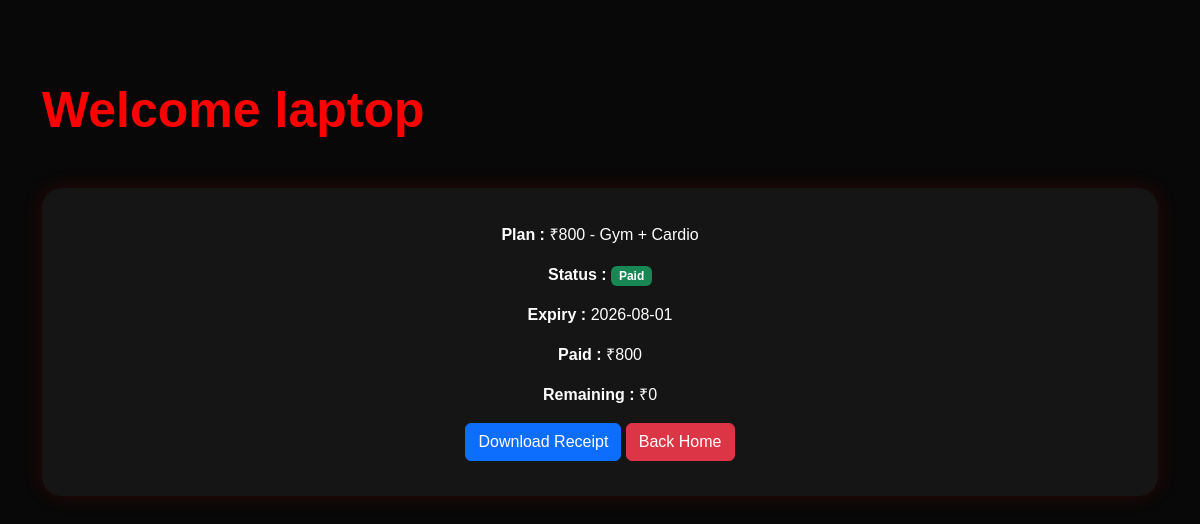
The app's page /member-dashboard/1, older data.
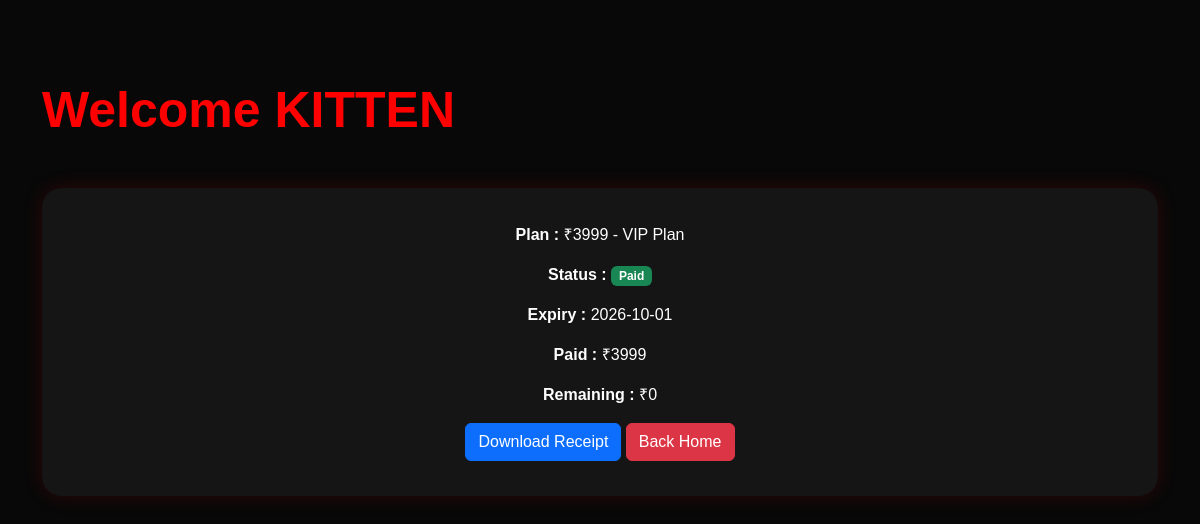
The same page, newer data.
### app.py (models this page shows)
class Member(db.Model):
    id = db.Column(db.Integer, primary_key=True)
    gym_number = db.Column(db.Integer, unique=True)
    name = db.Column(db.String(100))
    phone = db.Column(db.String(20))
    age = db.Column(db.Integer)
    plan = db.Column(db.String(100))
    goal = db.Column(db.String(100))
    join_date = db.Column(db.Date, default=date.today)
    expiry_date = db.Column(db.Date)
    payment_status = db.Column(db.String(20), default="Pending")
    paid_amount = db.Column(db.Integer, default=0)
    remaining_amount = db.Column(db.Integer, default=0)
    cash_paid = db.Column(db.Integer, default=0)
    online_paid = db.Column(db.Integer, default=0)
    is_active = db.Column(db.Boolean, default=True)

### app.py (the view)
@app.route("/member-dashboard/<int:id>")
def member_dashboard(id):
    member = Member.query.get_or_404(id)
    return render_template("member-dashboard.html", member=member)

### templates/member-dashboard.html (shortened to what this page needs)
<!DOCTYPE html>
<html>
<head>
<link href="https://cdn.jsdelivr.net/npm/bootstrap@5.3.3/dist/css/bootstrap.min.css"
rel="stylesheet">
<link rel="stylesheet"
href="{{ url_for('static', filename='css/style.css') }}">
</head>
<body>
<section class="dashboard-section">
<div class="container">
<h2 class="section-title">
Welcome {{ member.name }}
</h2>
<div class="dashboard-card mt-5">
<p>
<strong>Plan :</strong>
{{ member.plan }}
</p>
<p>
<strong>Status :</strong>
{% if member.payment_status == "Paid" %}
<span class="badge bg-success">Paid</span>
{% elif member.payment_status == "Partial" %}
<span class="badge bg-info text-dark">Partial</span>
{% else %}
<span class="badge bg-warning text-dark">Pending</span>
{% endif %}
</p>
<p>
<strong>Expiry :</strong>
{{ member.expiry_date }}
</p>
<p>
<strong>Paid :</strong>
₹{{ member.paid_amount }}
</p>
<p>
<strong>Remaining :</strong>
₹{{ member.remaining_amount }}
</p>
{% if member.payment_status != "Paid" %}
<form action="{{ url_for('pay_partial', id=member.id) }}"
      method="POST"
      class="mt-3">
    <input type="number"
           name="amount"
           min="1"
           max="{{ member.remaining_amount }}"
           class="form-control mb-3"
           placeholder="Enter Amount"
           required>
    <button class="btn btn-success w-100">
        Pay ₹{{ member.remaining_amount }}
    </button>
</form>
{% else %}
<a href="{{ url_for('download_receipt', id=member.id) }}"
   class="btn btn-primary">
   Download Receipt
</a>
{% endif %}
<a href="{{ url_for('home') }}"
class="btn btn-danger">
Back Home
</a>
</div>
</div>
</section>
</body>
</html>

### static/css/style.css (style rules this page uses)
* { margin: 0; padding: 0; box-sizing: border-box; scroll-behavior: smooth; }
body { background: #080808; color: #fff; font-family: Arial, sans-serif; }
.section-title { font-size: 50px; font-weight: 700; color: red; }
.dashboard-section { min-height: 100vh; padding: 80px 0; background: #080808; }
.dashboard-card { padding: 35px; text-align: center; background: #151515; border-radius: 20px; box-shadow: 0 0 20px rgba(255, 0, 0, 0.15); }

Row changes from the older to the newer data that the page shows:
changed Member: name "laptop" → "KITTEN"; plan "₹800 - Gym + Cardio" → "₹3999 - VIP Plan"; expiry_date "2026-08-01" → "2026-10-01"; paid_amount "800" → "3999"
